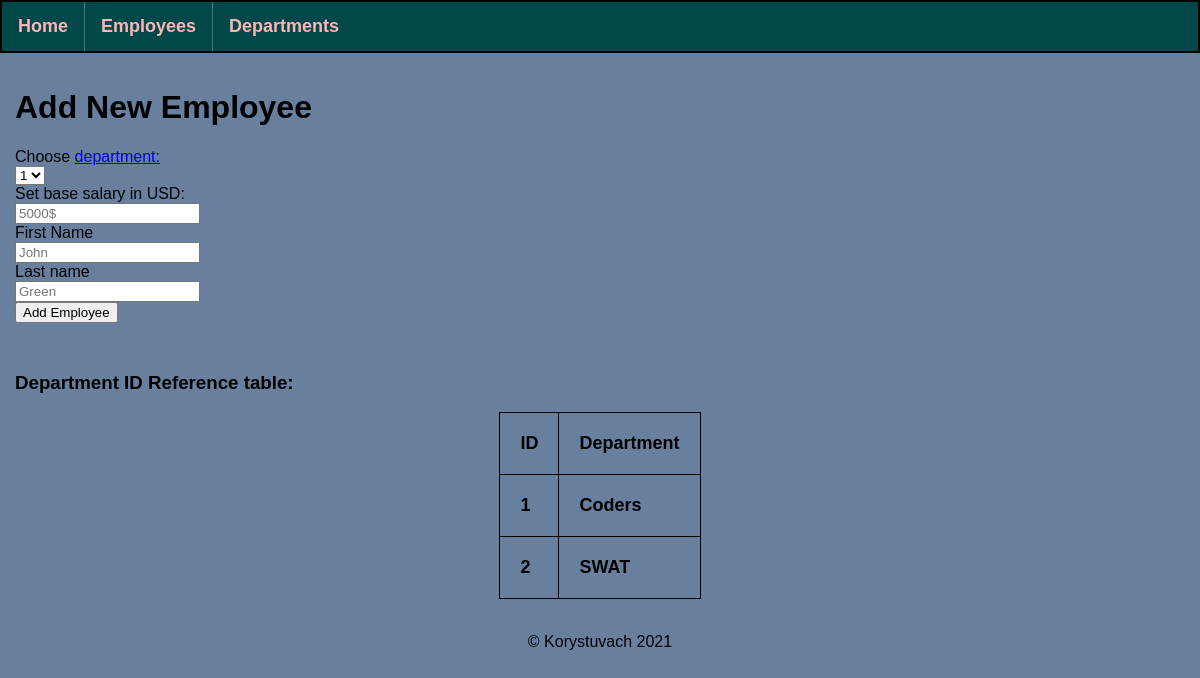
The page /employees/add-employee (signed in) on the database its author committed.
### application/models.py (models this page shows, shortened)
class AllDepartments(db.Model):
    id = db.Column(db.Integer, primary_key=True)
    dep_name = db.Column(db.String(25), nullable=False, unique=True)
    dep_employees_id = db.relationship('AllEmployees', backref='my_department', lazy=True)

### application/routes.py (the view, shortened to what this page needs)
@app.route('/employees/add-employee', methods=['POST', 'GET'])
@login_required
def add_employee():
    all_departments = AllDepartments.query.all()
    return render_template('add-employee.html',
                           all_departments=all_departments)

### application/models.py (called while the page is built)
@login_manager.user_loader
def load_user(user_id):
    return User.query.get(user_id)

### application/routes.py (called while the page is built)
@app.after_request
def redirect_to_sign_in(response):
    if response.status_code == 401:
        return redirect(url_for('login') + '?next=' + request.url)
    return response

### application/templates/add-employee.html (shortened to what this page needs)
{% extends 'base.html' %}
{% block content %}
    <div>
        <h1>Add New Employee</h1>
        <form method="POST" id="add_employee_form">
            <label for="department_id">Choose <a href="/departments" target="_blank">department:</a></label><br>
            <select autofocus name="department_id" id="department_id">
                {% for department in all_departments %}
                <option>{{ department.id }}</option>
                {% endfor %}
            </select><br>
            <label for="salary">Set base salary in USD:</label><br>
            <input type="number" name="salary" id="salary" required placeholder="5000$"><br>
            <label for="name">First Name</label><br>
            <input type="text" name="name" id="name" required placeholder="John"><br>
            <label for="lastname">Last name</label><br>
            <input type="text" name="lastname" id="lastname" required placeholder="Green"><br>
            <input type="submit" value="Add Employee"><br>
        </form>
    </div>
    <div>
        <h3>Department ID Reference table:</h3>
        <table>
            <tr>
                <th>ID</th>
                <th>Department</th>
            </tr>
            {% for department in all_departments %}
                <tr>
                    <th>{{ department.id }}</th>
                    <th>{{ department.dep_name }}</th>
                </tr>
            {% endfor %}
        </table>
    </div>
{% endblock %}

### application/static/css/styles.css (style rules this page uses)
html, body { font-family: Tahoma, sans-serif; background-color: #687F9E; margin: 0; padding: 0; height: 100%; text-align: left; }
table, th, td, tr { border: 1px solid black; font-size: large; margin: auto; padding: 20px; border-collapse: collapse; text-decoration: none; }
div { padding: 15px; }

### rows shown on the page
AllDepartments: id "1", dep_name "Coders"
AllDepartments: id "2", dep_name "SWAT"

### other values the page prints
form field department_id "1"
